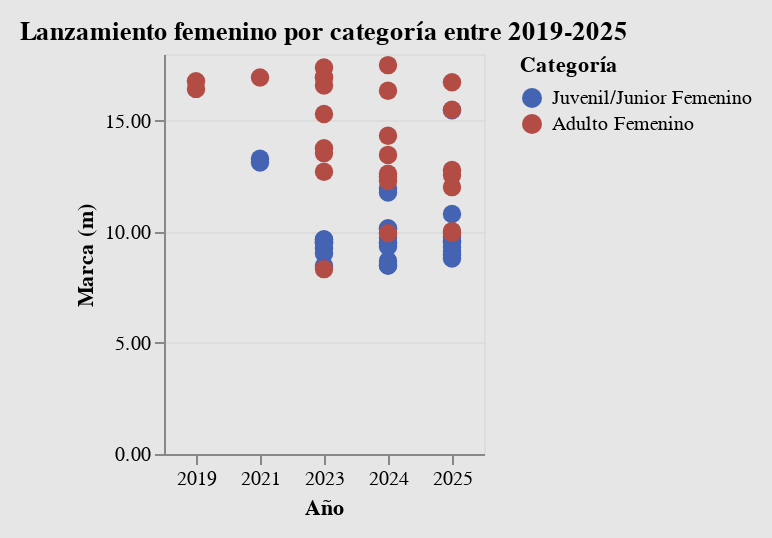

The notebook cell this image was saved under:
### Markdown cell above
## Código Base

### Code cell
# Control interactivo por tipo de prueba
pruebas_options = sorted(df["Prueba"].dropna().unique().tolist())
prueba_dropdown = alt.binding_select(options=pruebas_options, name="Prueba: ")
prueba_select = alt.selection_point(
    fields=["Prueba"],
    bind=prueba_dropdown,
    value=pruebas_options[0] if pruebas_options else None,
    name="seleccion_prueba"
)

#Selector por clic
click = alt.selection_point(
    fields=["Categoría (grupo)"],
    on="click",
    clear="true"
)
# Normalización categorías a Juvenil/Junior Femenino y Adulto Femenino
def map_categoria(c):
    if isinstance(c, str) and c.strip().lower().startswith("juvenil"):
        return "Juvenil/Junior Femenino"
    return "Adulto Femenino"

df["Categoría (grupo)"] = df["Categoría"].apply(map_categoria)

# Colores de Categoría
fixed_colors = alt.Scale(
    domain=["Juvenil/Junior Femenino", "Adulto Femenino"],
    range=["#4463B2", "#B24C44"]
)

# Base del gráfico con ejes y tooltips
base = alt.Chart(df).transform_filter(prueba_select).encode(
    alt.X("Año:O", title="Año", sort="ascending", axis=alt.Axis(labelAngle=0)),
    alt.Y("puntaje:Q", title="Marca (m)", axis=alt.Axis(format=".2f")),
    tooltip=[
        alt.Tooltip("Nombre Atleta:N", title="Atleta"),
        alt.Tooltip("Prueba:N", title="Prueba"),
        alt.Tooltip("Categoría (grupo):N", title="Categoría"),
        alt.Tooltip("Competencia:N", title="Competencia"),
        alt.Tooltip("Marca:N", title="Marca"),
        alt.Tooltip("Año:O", title="Año"),
    ],
    detail="Nombre Atleta:N"
)
# Destacador de selección por clic
points = base.mark_point(
    shape="circle", filled=True, size=85
).encode(
    color=alt.Color("Categoría (grupo):N", title="Categoría", scale=fixed_colors),
    opacity=alt.condition(click, alt.value(1), alt.value(0.2))
)

# Gráfico final
chart = points.properties(
    width=160,
    height=200,
    padding=10,
    title="Lanzamiento femenino por categoría entre 2019-2025"
).add_params(
    prueba_select,
    click
).configure_axis(
    labelFontSize=12,
    titleFontSize=12
).configure_legend(
    titleFontSize=13,
    labelFontSize=12,
    orient="bottom",
    labelColor='white',
    titleColor='white'
).configure_view(
    strokeWidth=0,
    fill='black'
).configure(background='#E6E6E6')

chart

### Figure 1 — Vega-Lite specification as saved in the notebook (floating-point values rounded to 4 significant figures; data arrays with more than 128 entries replaced by an {"elided": "..."} marker saying what was removed)
{"config": {"view": {"continuousWidth": 300, "continuousHeight": 300}, "background": "#E6E6E6"}, "data": {"name": "data-7ed9852172208a6233a49748f5bc6e37"}, "mark": {"type": "point", "filled": true, "shape": "circle", "size": 85}, "encoding": {"color": {"field": "Categoría (grupo)", "scale": {"domain": ["Juvenil/Junior Femenino", "Adulto Femenino"], "range": ["#4463B2", "#B24C44"]}, "title": "Categoría", "type": "nominal"}, "detail": {"field": "Nombre Atleta", "type": "nominal"}, "opacity": {"condition": {"param": "param_1", "value": 1}, "value": 0.2}, "tooltip": [{"field": "Nombre Atleta", "title": "Atleta", "type": "nominal"}, {"field": "Prueba", "title": "Prueba", "type": "nominal"}, {"field": "Categoría (grupo)", "title": "Categoría", "type": "nominal"}, {"field": "Competencia", "title": "Competencia", "type": "nominal"}, {"field": "Marca", "title": "Marca", "type": "nominal"}, {"field": "Año", "title": "Año", "type": "ordinal"}], "x": {"axis": {"labelAngle": 0}, "field": "Año", "sort": "ascending", "title": "Año", "type": "ordinal"}, "y": {"axis": {"format": ".2f"}, "field": "puntaje", "title": "Marca (m)", "type": "quantitative"}}, "height": 200, "padding": 10, "params": [{"name": "seleccion_prueba", "select": {"type": "point", "fields": ["Prueba"]}, "bind": {"input": "select", "options": ["Lanzamiento de bala", "Lanzamiento de disco", "Lanzamiento de jabalina", "Lanzamiento de martillo"], "name": "Prueba: "}, "value": "Lanzamiento de bala"}, {"name": "param_1", "select": {"type": "point", "clear": "true", "fields": ["Categoría (grupo)"], "on": "click"}}], "title": "Lanzamiento femenino por categoría entre 2019-2025", "transform": [{"filter": {"param": "seleccion_prueba"}}], "width": 160, "$schema": "https://vega.github.io/schema/vega-lite/v5.20.1.json", "datasets": {"data-7ed9852172208a6233a49748f5bc6e37": {"elided": "204 records"}}}
